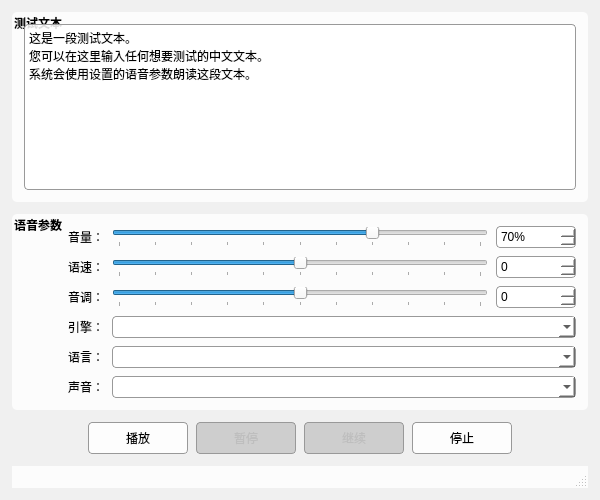
<?xml version="1.0" encoding="UTF-8"?>
<ui version="4.0">
 <class>SpeechWindow</class>
 <widget class="QDialog" name="SpeechWindow">
  <property name="windowModality">
   <enum>Qt::WindowModal</enum>
  </property>
  <property name="geometry">
   <rect>
    <x>0</x>
    <y>0</y>
    <width>600</width>
    <height>500</height>
   </rect>
  </property>
  <property name="minimumSize">
   <size>
    <width>500</width>
    <height>400</height>
   </size>
  </property>
  <property name="windowTitle">
   <string>语音设置</string>
  </property>
  <property name="styleSheet">
   <string notr="true">QDialog#SpeechWindow {
    background-image: url(:/ui/images/background.png);
    background-position: center;
    background-repeat: no-repeat;
    background-attachment: fixed;
    background-color: #f0f0f0;
}
QGroupBox {
    background-color: rgba(255, 255, 255, 200);
    border-radius: 5px;
    font-weight: bold;
}
QStatusBar {
    background-color: rgba(255, 255, 255, 200);
}
QPushButton {
    background-color: rgba(255, 255, 255, 220);
    border: 1px solid #999;
    border-radius: 4px;
    padding: 4px;
}
QPushButton:hover {
    background-color: rgba(255, 255, 255, 255);
}
QPushButton:pressed {
    background-color: rgba(230, 230, 230, 255);
}
QPushButton:disabled {
    background-color: rgba(200, 200, 200, 220);
}
QComboBox, QSpinBox {
    background-color: rgba(255, 255, 255, 220);
    border: 1px solid #999;
    border-radius: 4px;
    padding: 2px;
}
QPlainTextEdit {
    background-color: rgba(255, 255, 255, 220);
    border: 1px solid #999;
    border-radius: 4px;
}</string>
  </property>
  <layout class="QVBoxLayout" name="verticalLayout">
   <property name="spacing">
    <number>12</number>
   </property>
   <property name="leftMargin">
    <number>12</number>
   </property>
   <property name="topMargin">
    <number>12</number>
   </property>
   <property name="rightMargin">
    <number>12</number>
   </property>
   <property name="bottomMargin">
    <number>12</number>
   </property>
   <item>
    <widget class="QGroupBox" name="groupBox">
     <property name="title">
      <string>测试文本</string>
     </property>
     <layout class="QVBoxLayout" name="verticalLayout_2">
      <property name="spacing">
       <number>8</number>
      </property>
      <property name="leftMargin">
       <number>12</number>
      </property>
      <property name="topMargin">
       <number>12</number>
      </property>
      <property name="rightMargin">
       <number>12</number>
      </property>
      <property name="bottomMargin">
       <number>12</number>
      </property>
      <item>
       <widget class="QPlainTextEdit" name="plainTextEdit">
        <property name="sizePolicy">
         <sizepolicy hsizetype="Expanding" vsizetype="Expanding">
          <horstretch>0</horstretch>
          <verstretch>1</verstretch>
         </sizepolicy>
        </property>
        <property name="minimumSize">
         <size>
          <width>0</width>
          <height>100</height>
         </size>
        </property>
        <property name="placeholderText">
         <string>在这里输入要测试的文本...</string>
        </property>
        <property name="plainText">
         <string>这是一段测试文本。
您可以在这里输入任何想要测试的中文文本。
系统会使用设置的语音参数朗读这段文本。</string>
        </property>
       </widget>
      </item>
     </layout>
    </widget>
   </item>
   <item>
    <widget class="QGroupBox" name="groupBox_2">
     <property name="sizePolicy">
      <sizepolicy hsizetype="Preferred" vsizetype="Preferred">
       <horstretch>0</horstretch>
       <verstretch>0</verstretch>
      </sizepolicy>
     </property>
     <property name="title">
      <string>语音参数</string>
     </property>
     <layout class="QGridLayout" name="gridLayout">
      <property name="leftMargin">
       <number>12</number>
      </property>
      <property name="topMargin">
       <number>12</number>
      </property>
      <property name="rightMargin">
       <number>12</number>
      </property>
      <property name="bottomMargin">
       <number>12</number>
      </property>
      <property name="spacing">
       <number>8</number>
      </property>
      <item row="0" column="0">
       <widget class="QLabel" name="label_2">
        <property name="minimumSize">
         <size>
          <width>80</width>
          <height>0</height>
         </size>
        </property>
        <property name="text">
         <string>音量：</string>
        </property>
        <property name="alignment">
         <set>Qt::AlignRight|Qt::AlignTrailing|Qt::AlignVCenter</set>
        </property>
       </widget>
      </item>
      <item row="0" column="1">
       <widget class="QSlider" name="volume">
        <property name="sizePolicy">
         <sizepolicy hsizetype="Expanding" vsizetype="Fixed">
          <horstretch>1</horstretch>
          <verstretch>0</verstretch>
         </sizepolicy>
        </property>
        <property name="maximum">
         <number>100</number>
        </property>
        <property name="singleStep">
         <number>5</number>
        </property>
        <property name="pageStep">
         <number>20</number>
        </property>
        <property name="value">
         <number>70</number>
        </property>
        <property name="orientation">
         <enum>Qt::Horizontal</enum>
        </property>
        <property name="tickPosition">
         <enum>QSlider::TicksBelow</enum>
        </property>
        <property name="tickInterval">
         <number>10</number>
        </property>
       </widget>
      </item>
      <item row="0" column="2">
       <widget class="QSpinBox" name="spinBoxVolume">
        <property name="minimumSize">
         <size>
          <width>80</width>
          <height>0</height>
         </size>
        </property>
        <property name="suffix">
         <string>%</string>
        </property>
        <property name="maximum">
         <number>100</number>
        </property>
        <property name="value">
         <number>70</number>
        </property>
       </widget>
      </item>
      <item row="1" column="0">
       <widget class="QLabel" name="label">
        <property name="minimumSize">
         <size>
          <width>80</width>
          <height>0</height>
         </size>
        </property>
        <property name="text">
         <string>语速：</string>
        </property>
        <property name="alignment">
         <set>Qt::AlignRight|Qt::AlignTrailing|Qt::AlignVCenter</set>
        </property>
       </widget>
      </item>
      <item row="1" column="1">
       <widget class="QSlider" name="rate">
        <property name="sizePolicy">
         <sizepolicy hsizetype="Expanding" vsizetype="Fixed">
          <horstretch>1</horstretch>
          <verstretch>0</verstretch>
         </sizepolicy>
        </property>
        <property name="minimum">
         <number>-10</number>
        </property>
        <property name="maximum">
         <number>10</number>
        </property>
        <property name="orientation">
         <enum>Qt::Horizontal</enum>
        </property>
        <property name="tickPosition">
         <enum>QSlider::TicksBelow</enum>
        </property>
        <property name="tickInterval">
         <number>2</number>
        </property>
       </widget>
      </item>
      <item row="1" column="2">
       <widget class="QSpinBox" name="spinBoxRate">
        <property name="minimumSize">
         <size>
          <width>80</width>
          <height>0</height>
         </size>
        </property>
        <property name="minimum">
         <number>-10</number>
        </property>
        <property name="maximum">
         <number>10</number>
        </property>
       </widget>
      </item>
      <item row="2" column="0">
       <widget class="QLabel" name="label_3">
        <property name="minimumSize">
         <size>
          <width>80</width>
          <height>0</height>
         </size>
        </property>
        <property name="text">
         <string>音调：</string>
        </property>
        <property name="alignment">
         <set>Qt::AlignRight|Qt::AlignTrailing|Qt::AlignVCenter</set>
        </property>
       </widget>
      </item>
      <item row="2" column="1">
       <widget class="QSlider" name="pitch">
        <property name="sizePolicy">
         <sizepolicy hsizetype="Expanding" vsizetype="Fixed">
          <horstretch>1</horstretch>
          <verstretch>0</verstretch>
         </sizepolicy>
        </property>
        <property name="minimum">
         <number>-10</number>
        </property>
        <property name="maximum">
         <number>10</number>
        </property>
        <property name="singleStep">
         <number>1</number>
        </property>
        <property name="orientation">
         <enum>Qt::Horizontal</enum>
        </property>
        <property name="tickPosition">
         <enum>QSlider::TicksBelow</enum>
        </property>
        <property name="tickInterval">
         <number>2</number>
        </property>
       </widget>
      </item>
      <item row="2" column="2">
       <widget class="QSpinBox" name="spinBoxPitch">
        <property name="minimumSize">
         <size>
          <width>80</width>
          <height>0</height>
         </size>
        </property>
        <property name="minimum">
         <number>-10</number>
        </property>
        <property name="maximum">
         <number>10</number>
        </property>
       </widget>
      </item>
      <item row="3" column="0">
       <widget class="QLabel" name="label_5">
        <property name="minimumSize">
         <size>
          <width>80</width>
          <height>0</height>
         </size>
        </property>
        <property name="text">
         <string>引擎：</string>
        </property>
        <property name="alignment">
         <set>Qt::AlignRight|Qt::AlignTrailing|Qt::AlignVCenter</set>
        </property>
       </widget>
      </item>
      <item row="3" column="1" colspan="2">
       <widget class="QComboBox" name="engine">
        <property name="sizePolicy">
         <sizepolicy hsizetype="Expanding" vsizetype="Fixed">
          <horstretch>0</horstretch>
          <verstretch>0</verstretch>
         </sizepolicy>
        </property>
       </widget>
      </item>
      <item row="4" column="0">
       <widget class="QLabel" name="label_4">
        <property name="minimumSize">
         <size>
          <width>80</width>
          <height>0</height>
         </size>
        </property>
        <property name="text">
         <string>语言：</string>
        </property>
        <property name="alignment">
         <set>Qt::AlignRight|Qt::AlignTrailing|Qt::AlignVCenter</set>
        </property>
       </widget>
      </item>
      <item row="4" column="1" colspan="2">
       <widget class="QComboBox" name="language">
        <property name="sizePolicy">
         <sizepolicy hsizetype="Expanding" vsizetype="Fixed">
          <horstretch>0</horstretch>
          <verstretch>0</verstretch>
         </sizepolicy>
        </property>
       </widget>
      </item>
      <item row="5" column="0">
       <widget class="QLabel" name="label_6">
        <property name="minimumSize">
         <size>
          <width>80</width>
          <height>0</height>
         </size>
        </property>
        <property name="text">
         <string>声音：</string>
        </property>
        <property name="alignment">
         <set>Qt::AlignRight|Qt::AlignTrailing|Qt::AlignVCenter</set>
        </property>
       </widget>
      </item>
      <item row="5" column="1" colspan="2">
       <widget class="QComboBox" name="voice">
        <property name="sizePolicy">
         <sizepolicy hsizetype="Expanding" vsizetype="Fixed">
          <horstretch>0</horstretch>
          <verstretch>0</verstretch>
         </sizepolicy>
        </property>
       </widget>
      </item>
     </layout>
    </widget>
   </item>
   <item>
    <layout class="QHBoxLayout" name="horizontalLayout">
     <property name="spacing">
      <number>8</number>
     </property>
     <item>
      <spacer name="horizontalSpacer">
       <property name="orientation">
        <enum>Qt::Horizontal</enum>
       </property>
       <property name="sizeHint" stdset="0">
        <size>
         <width>40</width>
         <height>20</height>
        </size>
       </property>
      </spacer>
     </item>
     <item>
      <widget class="QPushButton" name="speakButton">
       <property name="minimumSize">
        <size>
         <width>100</width>
         <height>32</height>
        </size>
       </property>
       <property name="text">
        <string>播放</string>
       </property>
       <property name="icon">
        <iconset theme="media-playback-start"/>
       </property>
      </widget>
     </item>
     <item>
      <widget class="QPushButton" name="pauseButton">
       <property name="enabled">
        <bool>false</bool>
       </property>
       <property name="minimumSize">
        <size>
         <width>100</width>
         <height>32</height>
        </size>
       </property>
       <property name="text">
        <string>暂停</string>
       </property>
       <property name="icon">
        <iconset theme="media-playback-pause"/>
       </property>
      </widget>
     </item>
     <item>
      <widget class="QPushButton" name="resumeButton">
       <property name="enabled">
        <bool>false</bool>
       </property>
       <property name="minimumSize">
        <size>
         <width>100</width>
         <height>32</height>
        </size>
       </property>
       <property name="text">
        <string>继续</string>
       </property>
       <property name="icon">
        <iconset theme="media-playback-start"/>
       </property>
      </widget>
     </item>
     <item>
      <widget class="QPushButton" name="stopButton">
       <property name="minimumSize">
        <size>
         <width>100</width>
         <height>32</height>
        </size>
       </property>
       <property name="text">
        <string>停止</string>
       </property>
       <property name="icon">
        <iconset theme="media-playback-stop"/>
       </property>
      </widget>
     </item>
     <item>
      <spacer name="horizontalSpacer_2">
       <property name="orientation">
        <enum>Qt::Horizontal</enum>
       </property>
       <property name="sizeHint" stdset="0">
        <size>
         <width>40</width>
         <height>20</height>
        </size>
       </property>
      </spacer>
     </item>
    </layout>
   </item>
   <item>
    <widget class="QStatusBar" name="statusbar"/>
   </item>
  </layout>
 </widget>
 <resources/>
 <connections/>
</ui>
